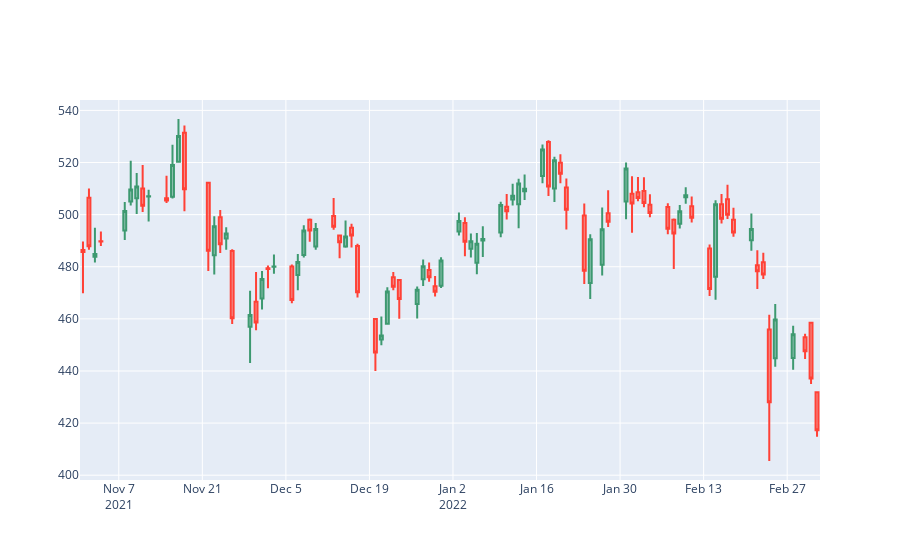

Notebook source saved alongside this figure:
### Code cell
# Plot with all gaps
fig = go.Figure(data = [go.Candlestick(x = day_map.index, 
                open = day_map['Open'],
                high = day_map['High'],
                low = day_map['Low'],
                close = day_map['Close'])])
fig.update_layout(xaxis_rangeslider_visible = False, hovermode = 'x unified')
# fig.update_xaxes(rangebreaks = [dict(bounds = ['sat', 'mon'])])

fig.show()
